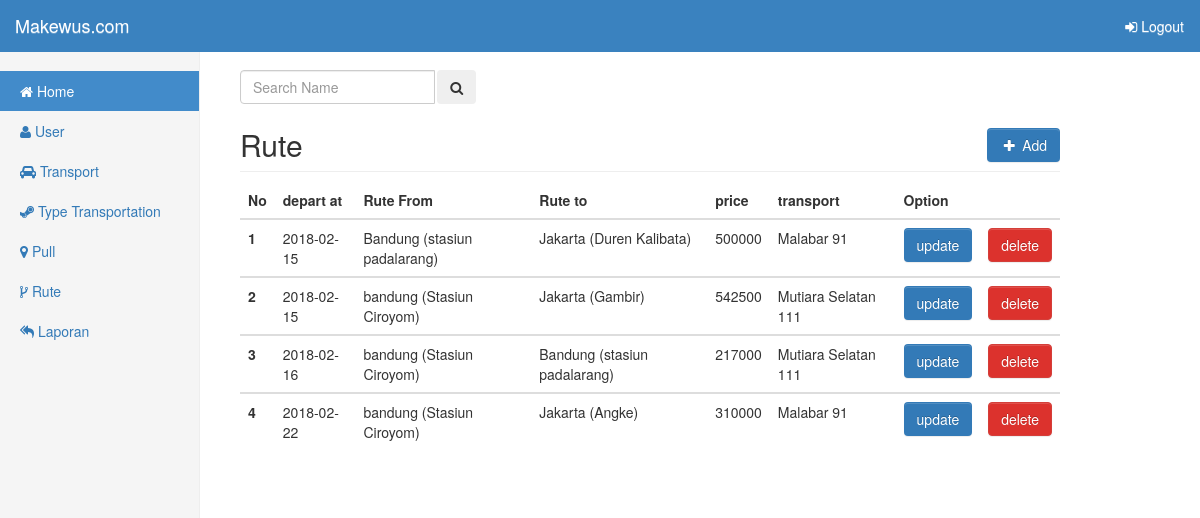
The page /index.php?page=rute/index (signed in) on the database its author committed.
### tables this page shows
CREATE TABLE IF NOT EXISTS `rute` (
  `id` int(11) NOT NULL,
  `berangkat_pada` date NOT NULL,
  `rute_from` int(11) NOT NULL,
  `rute_to` int(11) NOT NULL,
  `price` bigint(50) NOT NULL,
  `transport_id` int(11) NOT NULL
);

CREATE TABLE IF NOT EXISTS `pull` (
  `id` int(11) NOT NULL,
  `kota` varchar(100) NOT NULL,
  `kode` varchar(50) NOT NULL,
  `alamat` varchar(100) NOT NULL,
  `dismissal` varchar(100) NOT NULL
);

CREATE TABLE IF NOT EXISTS `transport` (
  `id` int(11) NOT NULL,
  `name_transport` varchar(255) NOT NULL,
  `seat_qty` bigint(30) NOT NULL,
  `transport_type` int(11) NOT NULL
);

### lib/query.php (called while the page is built, shortened)
<?php
class Query
{
	private $db;
	public function __construct()
	{
		try {
			$this->db = new PDO("mysql:host=localhost;dbname=tickets","root","");
			$this->db->setAttribute(PDO::ATTR_ERRMODE,PDO::ERRMODE_EXCEPTION);
		} catch (PDOException $e) {
			die($e->getMessage());
		}
		return $this->db;
	}
	public function select($tab,$value='*')
	{
		try {
			$data = $this->db->prepare("SELECT $value FROM $tab");
			$data->execute();
		} catch (PDOException $e) {
			die($e->getMessage());
		}
		return $data;
	}
}
$base = new Query();
 ?>

### pages/rute/index.php (the view)
<div class="col-md-9 col-sm-offset-2 col-md-10 col-md-ofset-2 main">
	<div class="table-responsive">
		<div>
			<form class="">
				<div class="input-group src">
					<input type="text" name="search" class="form-control col-md-4" placeholder="Search Name ">
					<span class="input-group-btn"></span>
					<button class="batn" type="button"><i class="fa fa-search"></i></button>
				</div>
			</form>
		</div>
		<h2 class="sub-header">Rute<a class="btn btn-primary pull-right" href="index.php?page=rute/insert"><i class="fa fa-fw fa-plus"></i> Add</a></h2>
		<table class="table table-hover table-stiped">
			<thead>
				<tr>
					<th scope="col">No</th>
					<th scope="col">depart at</th>
					<th scope="col">Rute From</th>
					<th scope="col">Rute to</th>
					<th scope="col">price</th>
					<th scope="col">transport</th>
					<th scope="col" colspan="2">Option</th>
				</tr>
			</thead>
			<?php
				$res = $base->select("rute JOIN transport ON rute.transport_id=transport.id JOIN pull ON rute.rute_from & rute.rute_to=pull.id","rute.id, rute.berangkat_pada, rute.rute_to, pull.id as id_kota, pull.kota as dari, rute.price, transport.name_transport as transport");
				$no=1;
				while ($data = $res->fetch()) {
				if ($data['rute_to']!="") {
					$w=$data['rute_to'];
					$row = $base->select("pull where id = $w","kota");
					$q=$row->fetch();
			?>
			<tbody>
				<tr>
					<th scope="row"><?=$no?></th>
					<td><?=$data["berangkat_pada"]?></td>
					<td><?=$data['dari']?></td>
					<td><?=$q['kota']?></td>
					<td><?=$data['price']?></td>
					<td><?=$data['transport']?></td>
					<td><a href="index.php?page=rute/update&id=<?=$data['id']?>" class="btn btn-primary">update</a></td>
					<td><a href="pages/rute/machine.php?action=del&id=<?=$data['id']?>" class="btn btn-danger">delete</a></td>
				</tr>
			</tbody>
			<?php
					}
					$no++;
				}
			?>
		</table>
	</div>
</div>

### rows shown on the page
rute: berangkat_pada "2018-02-15", pull.kota "Bandung (stasiun padalarang)", pull.kota "Jakarta (Duren Kalibata)", price "500000", transport.name_transport "Malabar 91"
rute: berangkat_pada "2018-02-15", pull.kota "bandung (Stasiun Ciroyom)", pull.kota "Jakarta (Gambir)", price "542500", transport.name_transport "Mutiara Selatan 111"
rute: berangkat_pada "2018-02-16", pull.kota "bandung (Stasiun Ciroyom)", pull.kota "Bandung (stasiun padalarang)", price "217000", transport.name_transport "Mutiara Selatan 111"
rute: berangkat_pada "2018-02-22", pull.kota "bandung (Stasiun Ciroyom)", pull.kota "Jakarta (Angke)", price "310000", transport.name_transport "Malabar 91"
